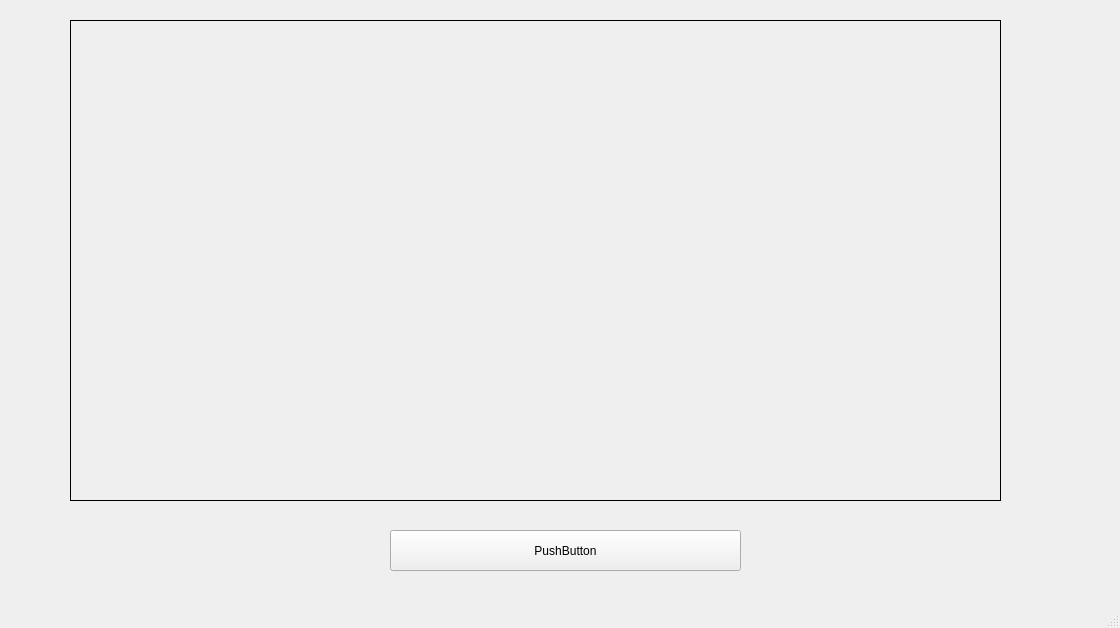
<?xml version="1.0" encoding="UTF-8"?>
<ui version="4.0">
 <class>MainWindow</class>
 <widget class="QMainWindow" name="MainWindow">
  <property name="enabled">
   <bool>true</bool>
  </property>
  <property name="geometry">
   <rect>
    <x>0</x>
    <y>0</y>
    <width>1120</width>
    <height>628</height>
   </rect>
  </property>
  <property name="windowTitle">
   <string>MainWindow</string>
  </property>
  <widget class="QWidget" name="centralwidget">
   <widget class="QPushButton" name="pushButton">
    <property name="geometry">
     <rect>
      <x>390</x>
      <y>530</y>
      <width>351</width>
      <height>41</height>
     </rect>
    </property>
    <property name="text">
     <string>PushButton</string>
    </property>
   </widget>
   <widget class="QLabel" name="label">
    <property name="geometry">
     <rect>
      <x>70</x>
      <y>20</y>
      <width>931</width>
      <height>481</height>
     </rect>
    </property>
    <property name="font">
     <font>
      <pointsize>20</pointsize>
     </font>
    </property>
    <property name="frameShape">
     <enum>QFrame::Box</enum>
    </property>
    <property name="text">
     <string/>
    </property>
    <property name="alignment">
     <set>Qt::AlignCenter</set>
    </property>
   </widget>
  </widget>
  <widget class="QStatusBar" name="statusbar"/>
  <widget class="QMenuBar" name="menuBar">
   <property name="geometry">
    <rect>
     <x>0</x>
     <y>0</y>
     <width>1120</width>
     <height>21</height>
    </rect>
   </property>
  </widget>
  <action name="actionOpen_Folder">
   <property name="text">
    <string>Open Folder</string>
   </property>
  </action>
  <action name="actionNew_Folder">
   <property name="text">
    <string>New Folder</string>
   </property>
  </action>
 </widget>
 <resources/>
 <connections/>
</ui>
